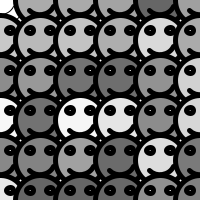
Frame 1 (no input)
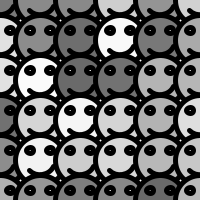
Frame 60 (the mouse pressed at the canvas centre just before this capture)
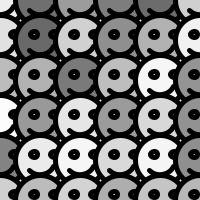
Frame 120 (the mouse held since frame 60 and released just before this capture)

The Processing sketch that drew these frames (run headless with seeded random() and noise(); from frame 60 on, the mouse is pressed at the canvas centre):

// Processing sketch: processing_50170
// ── processing_50170.pde

void setup()
{
size (200,200);
}
void draw(){
  
background(255);

frameRate(10);
int xpos = width/2;
int ypos = height/2;
int lookingx = mouseX/25;
int lookingy = mouseY/25;
for (float x = -100; x < 150; x = x +40) {
for (float y = -100; y < 150; y = y +40) {
ellipse(xpos+x,ypos+y,50,50);
arc(xpos+x,ypos+y, 30,30, radians(25), radians(135));
fill(random(100,255));
ellipse(xpos-10+x+lookingx,ypos-10+y+lookingy,7,6);
ellipse(xpos+10+x+lookingx,ypos-10+y+lookingy,7,6);
strokeWeight(5);
}
}
}
